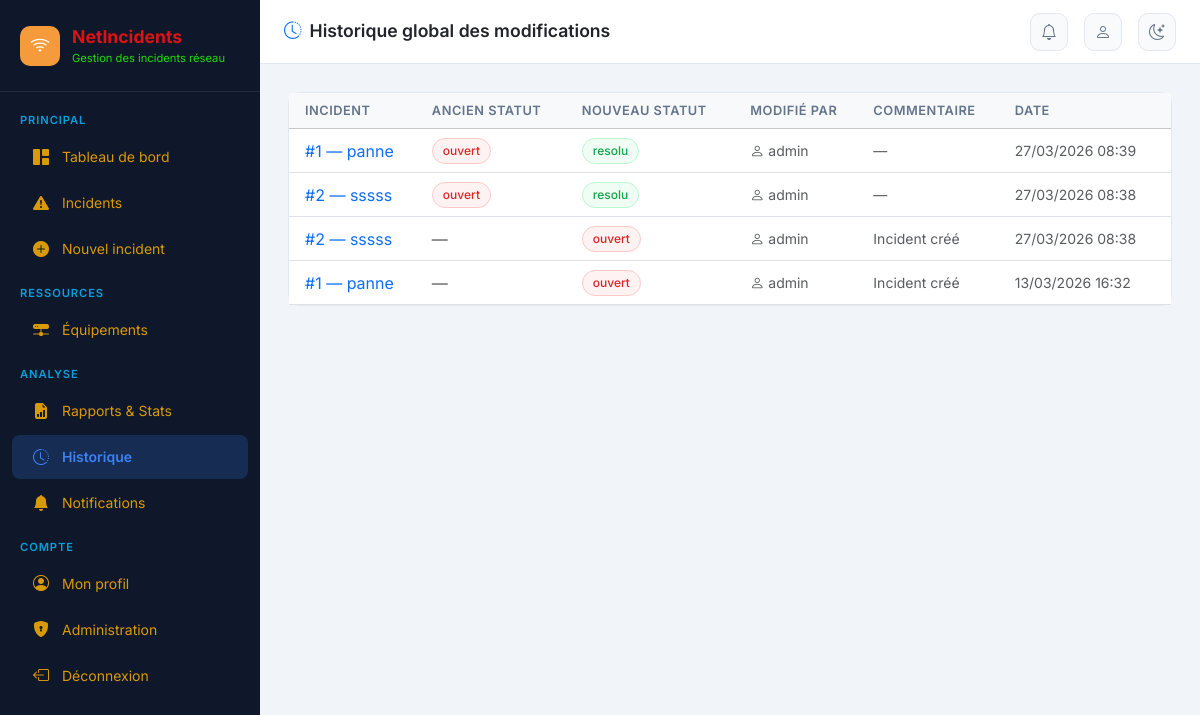
The app's page /historique/ (signed in), older data.
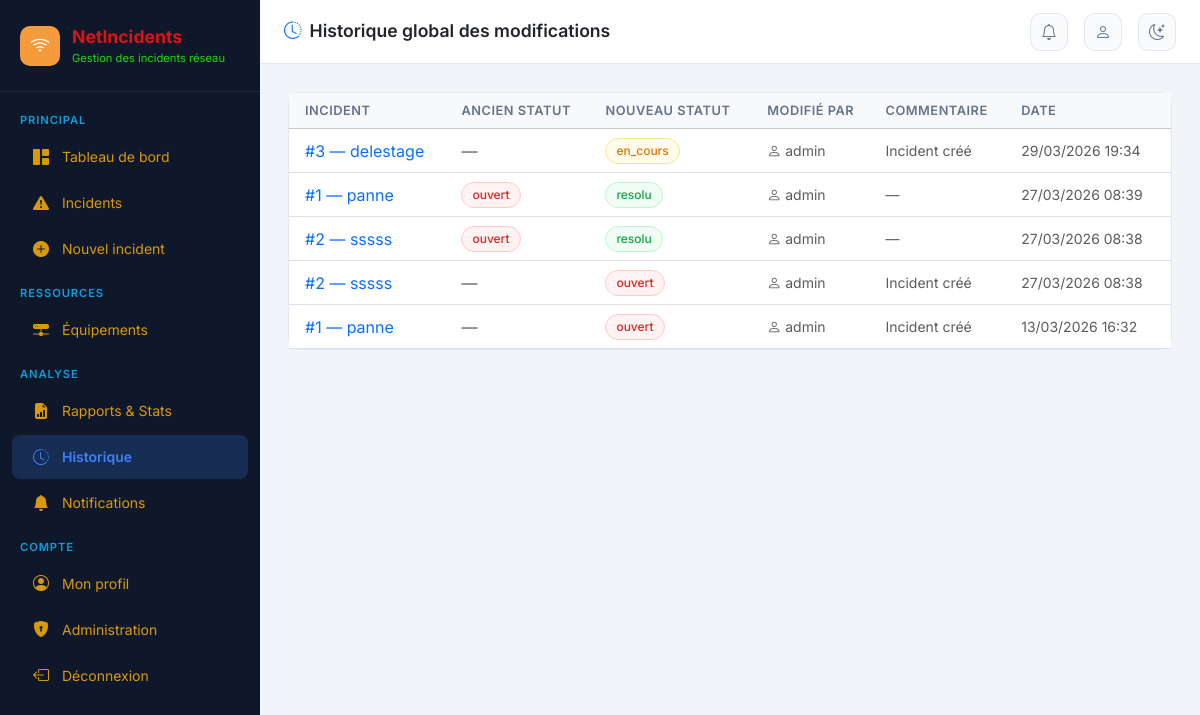
The same page, newer data.
### incidents/models.py (models this page shows, shortened)
class HistoriqueStatut(models.Model):
    incident = models.ForeignKey(Incident, on_delete=models.CASCADE, related_name='historique')
    ancien_statut = models.CharField(max_length=20)
    nouveau_statut = models.CharField(max_length=20)
    modifie_par = models.ForeignKey(User, on_delete=models.SET_NULL, null=True)
    date_changement = models.DateTimeField(auto_now_add=True)
    commentaire = models.TextField(blank=True)
    class Meta:
        ordering = ['-date_changement']
        verbose_name = "Historique statut"

class Incident(models.Model):
    PRIORITE = [
        ('critique', 'Critique'),
        ('haute', 'Haute'),
        ('moyenne', 'Moyenne'),
        ('basse', 'Basse'),
    ]
    STATUT = [
        ('ouvert', 'Ouvert'),
        ('en_cours', 'En cours'),
        ('resolu', 'Résolu'),
        ('ferme', 'Fermé'),
    ]
    CATEGORIE = [
        ('panne_reseau', 'Panne réseau'),
        ('lenteur', 'Lenteur / Dégradation'),
        ('securite', 'Incident de sécurité'),
        ('configuration', 'Erreur de configuration'),
        ('materiel', 'Défaillance matérielle'),
        ('logiciel', 'Incident logiciel'),
        ('connectivite', 'Perte de connectivité'),
        ('autre', 'Autre'),
    ]
    titre = models.CharField(max_length=200, verbose_name="Titre")
    description = models.TextField(verbose_name="Description")
    categorie = models.CharField(max_length=30, choices=CATEGORIE, default='autre', verbose_name="Catégorie")
    priorite = models.CharField(max_length=20, choices=PRIORITE, default='moyenne', verbose_name="Priorité")
    statut = models.CharField(max_length=20, choices=STATUT, default='ouvert', verbose_name="Statut")
    equipements = models.ManyToManyField(Equipement, blank=True, verbose_name="Équipements concernés")
    date_creation = models.DateTimeField(auto_now_add=True, verbose_name="Date de création")
    date_modification = models.DateTimeField(auto_now=True, verbose_name="Dernière modification")
    date_resolution = models.DateTimeField(null=True, blank=True, verbose_name="Date de résolution")
    date_fermeture = models.DateTimeField(null=True, blank=True, verbose_name="Date de fermeture")
    cree_par = models.ForeignKey(
        User, on_delete=models.SET_NULL, null=True,
        related_name='incidents_crees', verbose_name="Créé par"
    )
    assigne_a = models.ForeignKey(
        User, on_delete=models.SET_NULL, null=True, blank=True,
        related_name='incidents_assignes', verbose_name="Assigné à"
    )
    impact = models.TextField(blank=True, verbose_name="Impact métier")
    cause_racine = models.TextField(blank=True, verbose_name="Cause racine")
    solution_appliquee = models.TextField(blank=True, verbose_name="Solution appliquée")
    class Meta:
        verbose_name = "Incident"
        verbose_name_plural = "Incidents"
        ordering = ['-date_creation']

### incidents/views.py (the view)
# urls.py: path('historique/', views.historique_global, name='historique'),
@login_required
def historique_global(request):
    historique = HistoriqueStatut.objects.select_related(
        'incident', 'modifie_par'
    ).order_by('-date_changement')
    paginator = Paginator(historique, 20)
    page_obj = paginator.get_page(request.GET.get('page'))
    nb_notifs = Notification.objects.filter(utilisateur=request.user, lue=False).count()
    return render(request, 'incidents/historique.html', {
        'page_obj': page_obj, 'nb_notifs': nb_notifs
    })

### incidents/templates/incidents/historique.html (shortened to what this page needs)
{% extends 'incidents/base.html' %}
{% block page_title %}<i class="bi bi-clock-history text-primary me-2"></i>Historique global des modifications{% endblock %}
{% block content %}
<div class="card">
  <div class="card-body p-0">
    <div class="table-responsive">
      <table class="table table-hover align-middle mb-0">
        <thead class="table-light">
          <tr>
            <th class="ps-3">Incident</th>
            <th>Ancien statut</th>
            <th>Nouveau statut</th>
            <th>Modifié par</th>
            <th>Commentaire</th>
            <th>Date</th>
          </tr>
        </thead>
        <tbody>
          {% for h in page_obj %}
          <tr>
            <td class="ps-3">
              <a href="{% url 'detail_incident' h.incident.pk %}" class="text-decoration-none fw-500">
                #{{ h.incident.id }} — {{ h.incident.titre|truncatechars:40 }}
              </a>
            </td>
            <td>
              {% if h.ancien_statut %}
              <span class="incident-badge badge-{{ h.ancien_statut }}">{{ h.ancien_statut }}</span>
              {% else %}<span class="text-muted">—</span>{% endif %}
            </td>
            <td>
              <span class="incident-badge badge-{{ h.nouveau_statut }}">{{ h.nouveau_statut }}</span>
            </td>
            <td class="text-muted small">
              <i class="bi bi-person me-1"></i>{{ h.modifie_par.username|default:"Système" }}
            </td>
            <td class="text-muted small">{{ h.commentaire|default:"—"|truncatechars:40 }}</td>
            <td class="text-muted small">{{ h.date_changement|date:"d/m/Y H:i" }}</td>
          </tr>
          {% endfor %}
        </tbody>
      </table>
    </div>
  </div>
</div>
{% endblock %}

Row changes from the older to the newer data that the page shows:
added HistoriqueStatut: incident.id "3", incident.titre "delestage", nouveau_statut "en_cours", modifie_par.username "admin", commentaire "Incident créé", date_changement "29/03/2026 19:34"
